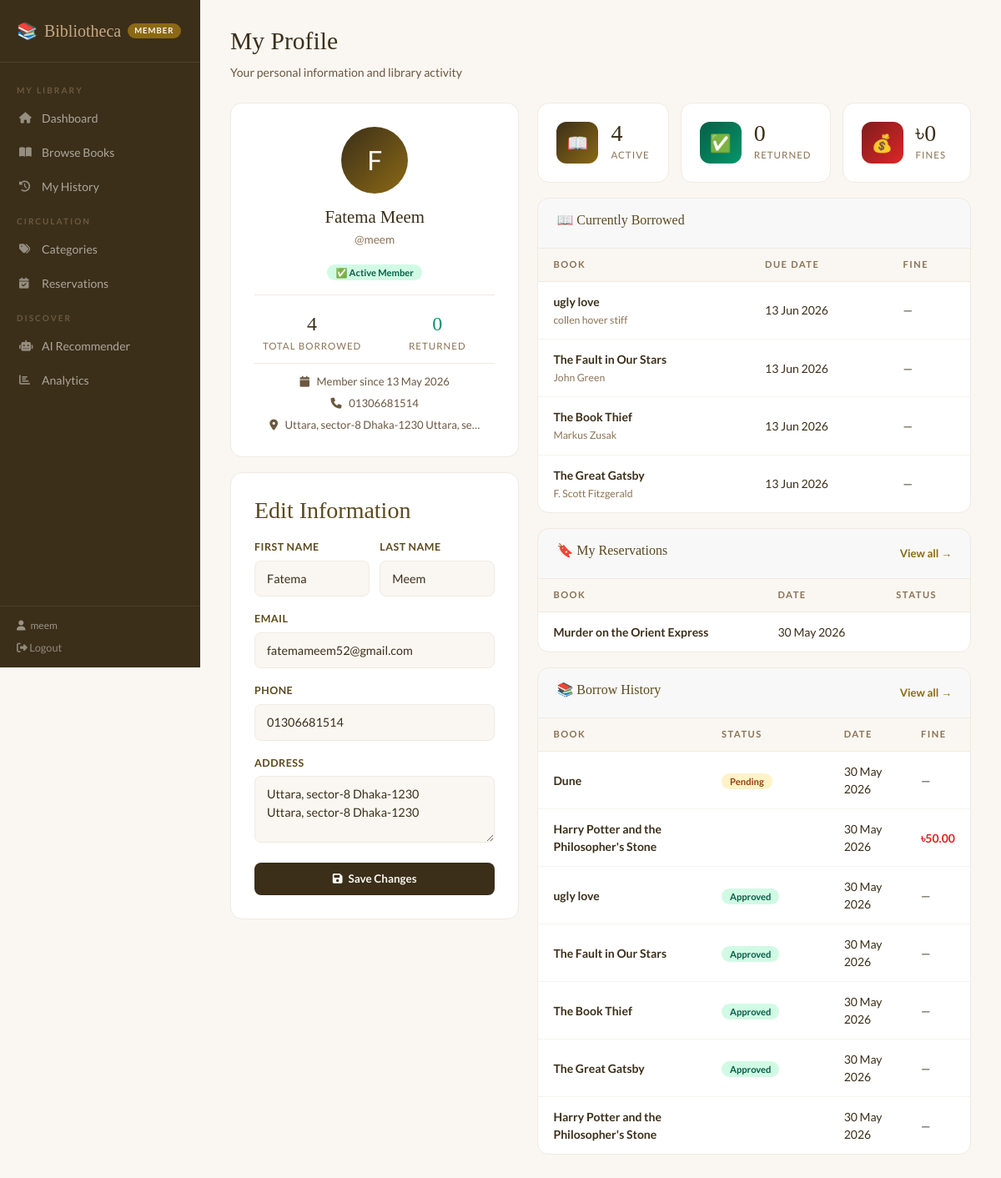
Screenshot of /profile/ (signed in) with the database file from the repository.
### library/models.py (models this page shows, shortened)
class Member(models.Model):
    user = models.OneToOneField(User, on_delete=models.CASCADE, related_name='member_profile')
    phone = models.CharField(max_length=20, blank=True)
    address = models.TextField(blank=True)
    is_approved = models.BooleanField(default=False)
    joined_date = models.DateTimeField(auto_now_add=True)

class BorrowRecord(models.Model):
    STATUS_CHOICES = [
        ('pending', 'Pending'),
        ('approved', 'Approved'),
        ('return_requested', 'Return Requested'),
        ('returned', 'Returned'),
        ('rejected', 'Rejected'),
    ]
    member = models.ForeignKey(Member, on_delete=models.CASCADE, related_name='borrow_records')
    book = models.ForeignKey(Book, on_delete=models.CASCADE, related_name='borrow_records')
    status = models.CharField(max_length=20, choices=STATUS_CHOICES, default='pending')
    request_date = models.DateTimeField(auto_now_add=True)
    issue_date = models.DateField(null=True, blank=True)
    due_date = models.DateField(null=True, blank=True)
    return_date = models.DateField(null=True, blank=True)
    fine = models.DecimalField(max_digits=8, decimal_places=2, default=0)

class Book(models.Model):
    title = models.CharField(max_length=200)
    author = models.CharField(max_length=200, blank=True)
    category = models.ForeignKey(Category, on_delete=models.SET_NULL, null=True, blank=True, related_name='books')
    isbn = models.CharField(max_length=20, blank=True)
    total_copies = models.IntegerField(default=1)
    available_copies = models.IntegerField(default=1)
    description = models.TextField(blank=True)
    added_date = models.DateField(auto_now_add=True)

class Reservation(models.Model):
    STATUS_CHOICES = [
        ('waiting', 'Waiting'),
        ('ready', 'Ready for Pickup'),
        ('cancelled', 'Cancelled'),
        ('issued', 'Issued'),
    ]
    member = models.ForeignKey(Member, on_delete=models.CASCADE, related_name='reservations')
    book = models.ForeignKey(Book, on_delete=models.CASCADE, related_name='reservations')
    status = models.CharField(max_length=20, choices=STATUS_CHOICES, default='waiting')
    reserved_date = models.DateTimeField(auto_now_add=True)
    notified = models.BooleanField(default=False)
    class Meta:
        ordering = ['reserved_date']

### library/views.py (the view, shortened to what this page needs)
# urls.py: path('profile/', views.member_profile, name='member_profile'),
@login_required
def member_profile(request):
    if is_admin(request.user): return redirect('admin_profile')
    member = get_member(request.user)
    if not member: return redirect('landing')
    all_borrows = BorrowRecord.objects.filter(member=member).select_related('book').order_by('-request_date')
    total_borrowed = all_borrows.filter(status__in=['approved', 'returned']).count()
    total_returned = all_borrows.filter(status='returned').count()
    active_borrows = all_borrows.filter(status='approved')
    total_fines = sum(b.fine for b in active_borrows)
    reservations = Reservation.objects.filter(member=member).select_related('book').order_by('-reserved_date')[:5]
    return render(request, 'library/member_profile.html', {
        'member': member,
        'all_borrows': all_borrows[:10],
        'total_borrowed': total_borrowed,
        'total_returned': total_returned,
        'total_fines': total_fines,
        'active_borrows': active_borrows,
        'reservations': reservations,
        'today': date.today(),
    })

### templates/library/member_profile.html (shortened to what this page needs)
{% extends 'library/base.html' %}
{% block content %}
<div class="page-header"><h1>My Profile</h1><p>Your personal information and library activity</p></div>
<div style="display:grid;grid-template-columns:1fr 1.5fr;gap:22px;align-items:start;">
    <div style="display:flex;flex-direction:column;gap:18px;">
        <div style="background:white;border:1px solid var(--cream-dark);border-radius:14px;padding:28px;text-align:center;">
            <div style="width:80px;height:80px;background:linear-gradient(135deg,var(--brown-deep),var(--brown));border-radius:50%;display:flex;align-items:center;justify-content:center;font-size:2rem;color:var(--cream);margin:0 auto 16px;">
                {{ member.user.first_name.0|default:member.user.username.0|upper }}
            </div>
            <h2 style="font-family:'Playfair Display',serif;font-size:1.3rem;color:var(--brown-deep);margin-bottom:4px;">
                {{ member.user.get_full_name|default:member.user.username }}
            </h2>
            <p style="color:#8B7355;font-size:0.85rem;">@{{ member.user.username }}</p>
            <div style="margin-top:12px;">
                {% if member.is_approved %}
                    <span class="badge badge-approved">✅ Active Member</span>
                {% else %}
                    <span class="badge badge-pending">⏳ Pending Approval</span>
                {% endif %}
            </div>
            <div style="margin-top:16px;padding-top:16px;border-top:1px solid var(--cream-dark);display:grid;grid-template-columns:1fr 1fr;gap:12px;text-align:center;">
                <div>
                    <div style="font-family:'Playfair Display',serif;font-size:1.5rem;color:var(--brown-deep);">{{ total_borrowed }}</div>
                    <div style="font-size:0.72rem;color:#8B7355;text-transform:uppercase;letter-spacing:1px;">Total Borrowed</div>
                </div>
                <div>
                    <div style="font-family:'Playfair Display',serif;font-size:1.5rem;color:#059669;">{{ total_returned }}</div>
                    <div style="font-size:0.72rem;color:#8B7355;text-transform:uppercase;letter-spacing:1px;">Returned</div>
                </div>
            </div>
            <div style="margin-top:12px;padding-top:12px;border-top:1px solid var(--cream-dark);">
                <div style="font-size:0.82rem;color:#6B5740;"><i class="fas fa-calendar" style="margin-right:6px;"></i> Member since {{ member.joined_date|date:"d M Y" }}</div>
                {% if member.phone %}<div style="font-size:0.82rem;color:#6B5740;margin-top:6px;"><i class="fas fa-phone" style="margin-right:6px;"></i> {{ member.phone }}</div>{% endif %}
                {% if member.address %}<div style="font-size:0.82rem;color:#6B5740;margin-top:6px;"><i class="fas fa-map-marker-alt" style="margin-right:6px;"></i> {{ member.address|truncatechars:40 }}</div>{% endif %}
            </div>
        </div>
        <div style="background:white;border:1px solid var(--cream-dark);border-radius:14px;padding:28px;">
            <h3 style="font-family:'Playfair Display',serif;color:var(--brown-dark);margin-bottom:18px;">Edit Information</h3>
            <form method="POST">
                <div style="display:grid;grid-template-columns:1fr 1fr;gap:12px;">
                    <div class="form-group">
                        <label>First Name</label>
                        <input type="text" name="first_name" value="{{ member.user.first_name }}">
                    </div>
                    <div class="form-group">
                        <label>Last Name</label>
                        <input type="text" name="last_name" value="{{ member.user.last_name }}">
                    </div>
                </div>
                <div class="form-group">
                    <label>Email</label>
                    <input type="email" name="email" value="{{ member.user.email }}">
                </div>
                <div class="form-group">
                    <label>Phone</label>
                    <input type="text" name="phone" value="{{ member.phone }}">
                </div>
                <div class="form-group">
                    <label>Address</label>
                    <textarea name="address">{{ member.address }}</textarea>
                </div>
                <button type="submit" class="btn-brown" style="width:100%;justify-content:center;"><i class="fas fa-save"></i> Save Changes</button>
            </form>
        </div>
    </div>
    <div style="display:flex;flex-direction:column;gap:18px;">
        <div style="display:grid;grid-template-columns:repeat(3,1fr);gap:14px;">
            <div class="stat-card"><div class="stat-icon si-brown">📖</div><div><div class="stat-num">{{ active_borrows.count }}</div><div class="stat-lbl">Active</div></div></div>
            <div class="stat-card"><div class="stat-icon si-green">✅</div><div><div class="stat-num">{{ total_returned }}</div><div class="stat-lbl">Returned</div></div></div>
            <div class="stat-card"><div class="stat-icon si-red">💰</div><div><div class="stat-num">৳{{ total_fines|floatformat:0 }}</div><div class="stat-lbl">Fines</div></div></div>
        </div>
        {% if active_borrows %}
        <div class="card">
            <div class="card-header"><h3>📖 Currently Borrowed</h3></div>
            <table>
                <thead><tr><th>Book</th><th>Due Date</th><th>Fine</th></tr></thead>
                <tbody>
                {% for r in active_borrows %}
                <tr>
                    <td><strong>{{ r.book.title }}</strong><br><small style="color:#8B7355;">{{ r.book.author }}</small></td>
                    <td>{{ r.due_date|date:"d M Y" }}{% if r.due_date < today %} <span class="badge badge-rejected">Overdue</span>{% endif %}</td>
                    <td>{% if r.fine > 0 %}<strong style="color:#dc2626;">৳{{ r.fine }}</strong>{% else %}—{% endif %}</td>
                </tr>
                {% endfor %}
                </tbody>
            </table>
        </div>
        {% endif %}
        {% if reservations %}
        <div class="card">
            <div class="card-header">
                <h3>🔖 My Reservations</h3>
                <a href="{% url 'member_reservations' %}" style="color:var(--brown);font-size:0.82rem;text-decoration:none;font-weight:700;">View all →</a>
            </div>
            <table>
                <thead><tr><th>Book</th><th>Date</th><th>Status</th></tr></thead>
                <tbody>
                {% for res in reservations %}
                <tr>
                    <td><strong>{{ res.book.title }}</strong></td>
                    <td>{{ res.reserved_date|date:"d M Y" }}</td>
                    <td><span class="badge badge-{{ res.status }}">{{ res.get_status_display }}</span></td>
                </tr>
                {% endfor %}
                </tbody>
            </table>
        </div>
        {% endif %}
        <div class="card">
            <div class="card-header">
                <h3>📚 Borrow History</h3>
                <a href="{% url 'member_history' %}" style="color:var(--brown);font-size:0.82rem;text-decoration:none;font-weight:700;">View all →</a>
            </div>
            <table>
                <thead><tr><th>Book</th><th>Status</th><th>Date</th><th>Fine</th></tr></thead>
                <tbody>
                {% for r in all_borrows %}
                <tr>
                    <td><strong>{{ r.book.title }}</strong></td>
                    <td><span class="badge badge-{{ r.status }}">{{ r.get_status_display }}</span></td>
                    <td>{{ r.request_date|date:"d M Y" }}</td>
                    <td>{% if r.fine > 0 %}<strong style="color:#dc2626;">৳{{ r.fine }}</strong>{% else %}—{% endif %}</td>
                </tr>
                {% empty %}
                <tr><td colspan="4" style="text-align:center;color:#8B7355;padding:24px;">No history yet.</td></tr>
                {% endfor %}
                </tbody>
            </table>
        </div>
    </div>
</div>
{% endblock %}

### templates/library/base.html (shortened to what this page needs)
<!DOCTYPE html>
<html lang="en">
<head>
    <link href="https://cdn.jsdelivr.net/npm/bootstrap@5.3.2/dist/css/bootstrap.min.css" rel="stylesheet">
    <link href="https://cdnjs.cloudflare.com/ajax/libs/font-awesome/6.4.0/css/all.min.css" rel="stylesheet">
</head>
<body>
<div class="sidebar">
    <div class="sidebar-brand">
        <a href="{% if request.user.is_staff %}{% url 'admin_dashboard' %}{% else %}{% url 'member_dashboard' %}{% endif %}">
            <span>📚</span> Bibliotheca
            {% if request.user.is_staff %}<span class="sidebar-badge">Admin</span>
            {% else %}<span class="sidebar-badge">Member</span>{% endif %}
        </a>
    </div>
    <nav class="sidebar-nav">
        {% if request.user.is_staff %}
        <div class="nav-sec">Overview</div>
        <a href="{% url 'admin_dashboard' %}" {% if request.resolver_match.url_name == 'admin_dashboard' %}class="active"{% endif %}><i class="fas fa-tachometer-alt"></i> Dashboard</a>
        <div class="nav-sec">Library</div>
        <a href="{% url 'book_list' %}" {% if 'book' in request.resolver_match.url_name %}class="active"{% endif %}><i class="fas fa-book"></i> Books</a>
        <a href="{% url 'category_list' %}" {% if request.resolver_match.url_name == 'category_list' %}class="active"{% endif %}><i class="fas fa-tags"></i> Categories</a>
        <div class="nav-sec">People</div>
        <a href="{% url 'member_list' %}" {% if request.resolver_match.url_name == 'member_list' %}class="active"{% endif %}><i class="fas fa-users"></i> Members</a>
        <div class="nav-sec">Tools</div>
        <a href="{% url 'ai_recommender' %}" {% if request.resolver_match.url_name == 'ai_recommender' %}class="active"{% endif %}><i class="fas fa-robot"></i> AI Recommender</a>
        <a href="{% url 'analytics' %}" {% if request.resolver_match.url_name == 'analytics' %}class="active"{% endif %}><i class="fas fa-chart-bar"></i> Analytics</a>
        <div class="nav-sec">System</div>
        <a href="/admin" target="_blank"><i class="fas fa-cog"></i> Django Admin Panel</a>
        {% else %}
        <div class="nav-sec">My Library</div>
        <a href="{% url 'member_dashboard' %}" {% if request.resolver_match.url_name == 'member_dashboard' %}class="active"{% endif %}><i class="fas fa-home"></i> Dashboard</a>
        <a href="{% url 'member_books' %}" {% if request.resolver_match.url_name == 'member_books' %}class="active"{% endif %}><i class="fas fa-book-open"></i> Browse Books</a>
        <a href="{% url 'member_history' %}" {% if request.resolver_match.url_name == 'member_history' %}class="active"{% endif %}><i class="fas fa-history"></i> My History</a>
        <div class="nav-sec">Circulation</div>
        <a href="{% url 'member_category_list' %}" {% if request.resolver_match.url_name == 'member_category_list' %}class="active"{% endif %}><i class="fas fa-tags"></i> Categories</a>
        <a href="{% url 'member_reservations' %}" {% if request.resolver_match.url_name == 'member_reservations' %}class="active"{% endif %}><i class="fas fa-calendar-check"></i> Reservations</a>
        <div class="nav-sec">Discover</div>
        <a href="{% url 'ai_recommender' %}" {% if request.resolver_match.url_name == 'ai_recommender' %}class="active"{% endif %}><i class="fas fa-robot"></i> AI Recommender</a>
        <a href="{% url 'analytics' %}" {% if request.resolver_match.url_name == 'analytics' %}class="active"{% endif %}><i class="fas fa-chart-bar"></i> Analytics</a>
        {% endif %}
    </nav>
    <div class="sidebar-user">
        <span><i class="fas fa-user" style="margin-right:6px;"></i>{{ request.user.username }}</span>
        <a href="{% url 'logout' %}" style="color:rgba(250,247,242,0.45);text-decoration:none;font-size:0.8rem;transition:color 0.15s;" onmouseover="this.style.color='var(--cream)'" onmouseout="this.style.color='rgba(250,247,242,0.45)'">
            <i class="fas fa-sign-out-alt"></i> Logout
        </a>
    </div>
</div>
<div class="main-content">
    {% block content %}{% endblock %}
</div>
</body>
</html>

### rows the page displays
Member: user.first_name.0 "F", user.get_full_name "Fatema Meem", user.username "meem", joined_date "13 May 2026", phone "01306681514", address "Uttara, sector-8 Dhaka-1230 Uttara, se…", first_name "Fatema", last_name "Meem", email "fatemameem52@gmail.com", address "Uttara, sector-8 Dhaka-1230 Uttara, sector-8 Dhaka-1230"
BorrowRecord: book "ugly love", book.author "collen hover stiff", due_date "13 Jun 2026", status "Approved", request_date "30 May 2026"
BorrowRecord: book "The Fault in Our Stars", book.author "John Green", due_date "13 Jun 2026", status "Approved", request_date "30 May 2026"
BorrowRecord: book "The Book Thief", book.author "Markus Zusak", due_date "13 Jun 2026", status "Approved", request_date "30 May 2026"
BorrowRecord: book "The Great Gatsby", book.author "F. Scott Fitzgerald", due_date "13 Jun 2026", status "Approved", request_date "30 May 2026"
Reservation: book "Murder on the Orient Express", reserved_date "30 May 2026"
BorrowRecord: book "Dune", status "Pending", request_date "30 May 2026"
BorrowRecord: book "Harry Potter and the Philosopher's Stone", request_date "30 May 2026", fine "50.00"
BorrowRecord: book "Harry Potter and the Philosopher's Stone", request_date "30 May 2026"

### other values shown
{{ request.user.username }} "meem"
{{ total_borrowed }} "4"
{{ total_returned }} "0"
{{ active_borrows.count }} "4"
{{ total_fines|floatformat:0 }} "0"
